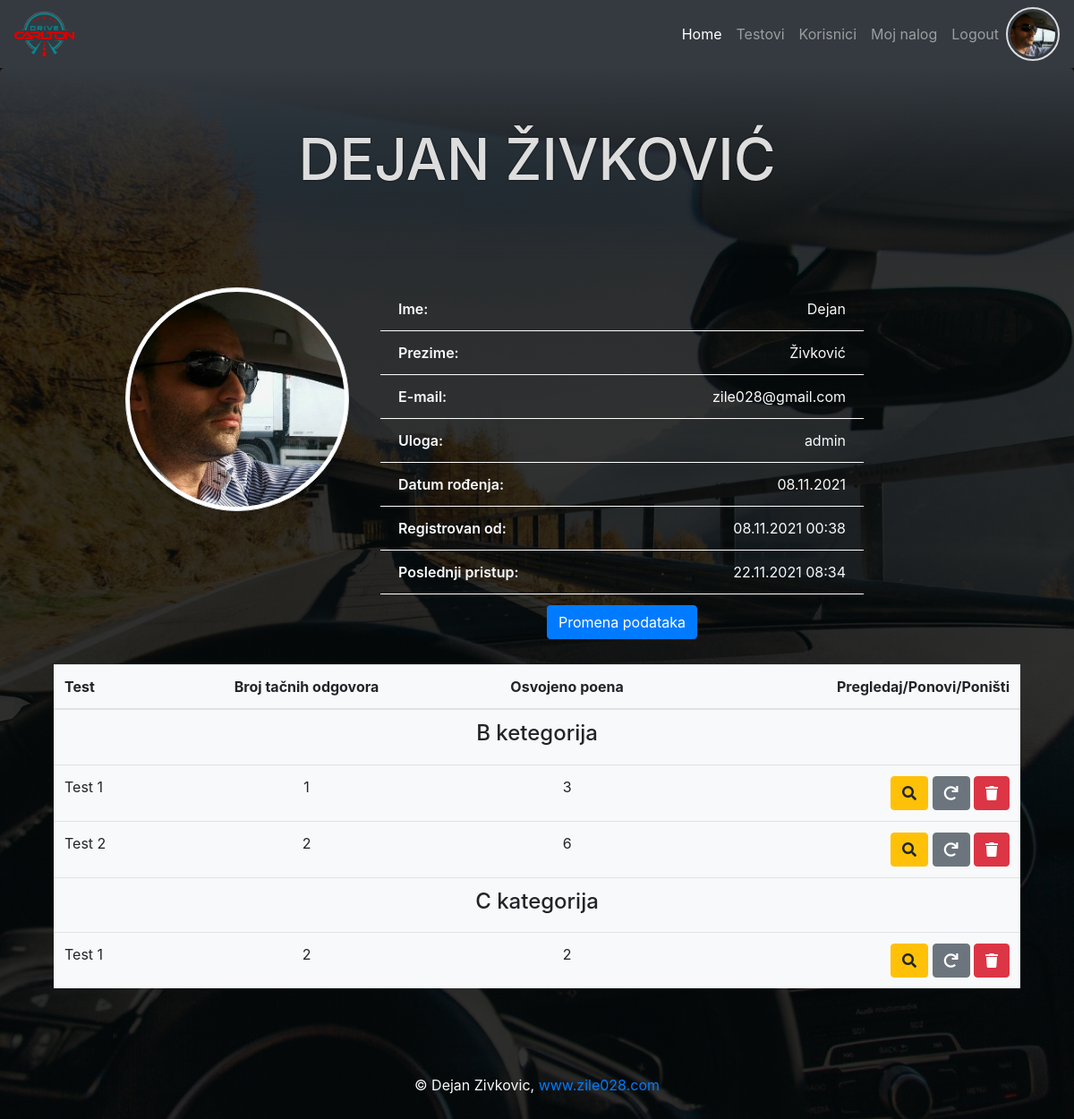
Screenshot of /user.php (signed in) with the database file from the repository.
### tables this page shows
CREATE TABLE `users` (
  `id` int(11) NOT NULL,
  `first_name` varchar(50) NOT NULL,
  `last_name` varchar(50) NOT NULL,
  `date_birth` date NOT NULL,
  `email` varchar(50) NOT NULL,
  `password` varchar(60) NOT NULL,
  `created_at` timestamp NOT NULL DEFAULT CURRENT_TIMESTAMP,
  `last_login` timestamp NOT NULL DEFAULT CURRENT_TIMESTAMP,
  `profil_img` varchar(60) DEFAULT NULL,
  `role_id` int(11) DEFAULT NULL
);

CREATE TABLE `roles` (
  `id` int(11) NOT NULL,
  `role` varchar(30) NOT NULL,
  `description` varchar(255) NOT NULL
);

CREATE TABLE `user_test` (
  `id` int(11) NOT NULL,
  `test_id` int(11) NOT NULL,
  `user_id` int(11) NOT NULL,
  `points` int(11) NOT NULL,
  `number_correct` int(11) NOT NULL,
  `answer_json` json NOT NULL
);

CREATE TABLE `tests` (
  `id` int(11) NOT NULL,
  `test_name` varchar(150) NOT NULL,
  `category_id` int(11) NOT NULL
);

### user.php (called while the page is built, shortened)
<?php
require_once "core/init.php";
$user_info = $User->selectSingleJoin(
    ["users", "roles"],
    "role_id",
    ["id" => $_SESSION["id"]]
);
$test_info = $User->getTestsStatistic($_SESSION["id"]);
require_once ROOT . "/view/user.view.php";

### core/init.php (called while the page is built, shortened)
<?php
require_once "function.php";
require_once "classes/Conection.php";
require_once "classes/QueryBuilder.php";
require_once "classes/User.php";
$database = $conn_config["work_desktop"];
$User         = new User($database);

### core/classes/User.php (called while the page is built, shortened)
<?php
class User extends QueryBuilder
{
    public function isLoged()
    {
        if (isset($_SESSION["id"])) {
            return false;
        } else {
            return true;
        }
    }
    public function getTestsStatistic($user_id)
    {
        $sql = "SELECT
                tc.category_name,
                ut.points,
                ut.number_correct,
                ut.answer_json,
                t.test_name,
                tc.category_name,
                tc.icon,
                ut.id user_test_id,
                t.id test_id
                FROM user_test ut
                JOIN tests t
                ON ut.test_id = t.id
                JOIN test_category tc
                ON tc.id = t.category_id
                WHERE ut.user_id = :id
                ORDER BY t.id ASC
                ";
        $qry = $this->db->prepare($sql);
        $qry->execute(["id" => $user_id]);
        $result=$qry->fetchAll(PDO::FETCH_ASSOC | PDO::FETCH_GROUP);
        return $result;
    }
}

### core/classes/QueryBuilder.php (called while the page is built, shortened)
<?php
class QueryBuilder extends Connection
{
    public function selectSingleJoin(array $table, String $join_on, $criteria)
    {
        $key = key($criteria);
        $sql = "SELECT
                {$table[0]}.*, {$table[0]}.id {$table[0]}_id, {$table[1]}.*
                FROM {$table[0]}
                JOIN {$table[1]}
                ON {$table[0]}.{$join_on} = {$table[1]}.id
                WHERE {$table[0]}.{$key} = :{$key}";
        $qry = $this->db->prepare($sql);
        $qry->execute($criteria);
        $result = $qry->fetch(PDO::FETCH_OBJ);
        return $result;
    }
}

### core/classes/Conection.php (called while the page is built, shortened)
<?php
class Connection
{
    public function __construct($database)
    {
        try {
            $this->db = new PDO("mysql:host={$database['host']};dbname={$database['dbname']}", $database["user"], $database["password"]);
        } catch (PDOException $err) {
            die("Doslo je do greske. Nije moguce konektovati se sa bazom - " . $err->getMessage());
        }
    }
}

### core/function.php (called while the page is built, shortened)
<?php
function displayDate($arg){
    return date("d.m.Y",strtotime($arg));
}
function displayDateTime($arg){
    return date("d.m.Y H:i",strtotime($arg));
}

### view/user.view.php (the view)
<?php
require ROOT . "/include/top.php";
require ROOT . "/include/main_nav.php";
?>
<header class="jumbotron text-center">
    <h1><?php echo "{$user_info->first_name} {$user_info->last_name}"; ?></h1>
</header>
<section class="container">
    <article class="row">
        <div class="col-md-3 offset-md-1">
            <?php if($user_info->profil_img): ?>
            <img id="profil" src="upload/<?php echo $user_info->profil_img; ?>" class="img-thumbnail rounded-circle"
                alt="">
            <?php else: ?>
            <img id="profil" src="asset/logo.png" class="img-thumbnail rounded-circle" alt="">
            <?php endif; ?>
        </div>
        <div class="col-md-6">
            <ul class="user-info list-group  ">
                <li class="list-group-item bg-transparent text-light"><span>Ime:</span>
                    <p><?php echo $user_info->first_name; ?></p>
                </li>
                <li class="list-group-item bg-transparent text-light"><span>Prezime:</span>
                    <p><?php echo $user_info->last_name; ?></p>
                </li>
                <li class="list-group-item bg-transparent text-light"><span>E-mail:</span>
                    <p><?php echo $user_info->email; ?></p>
                </li>
                <li class="list-group-item bg-transparent text-light"><span>Uloga:</span>
                    <p><?php echo $user_info->role; ?></p>
                </li>
                <li class="list-group-item bg-transparent text-light"><span>Datum
                        rođenja:</span>
                    <p><?php echo displayDate($user_info->date_birth); ?></p>
                </li>
                <li class="list-group-item bg-transparent text-light"><span>Registrovan
                        od:</span>
                    <p><?php echo displayDateTime($user_info->created_at); ?></p>
                </li>
                <li class="list-group-item bg-transparent text-light"><span>Poslednji
                        pristup:</span>
                    <p><?php echo displayDateTime($user_info->last_login); ?></p>
                </li>
                <li class="list-group-item bg-transparent text-light border-0 text-center"><a class="btn btn-primary"
                        href="edit_user.php?id=<?php echo $user_info->id; ?>">Promena
                        podataka</a>
                </li>
            </ul>
        </div>
    </article>
    <article class="container mt-3">
        <?php if(count($test_info)>0): ?>
        <table class="bg-light table">
            <thead>
                <tr>
                    <th class="text-left">Test</th>
                    <th class="text-center">Broj tačnih odgovora</th>
                    <th class="text-center">Osvojeno poena</th>
                    <th class="text-right">Pregledaj/Ponovi/Poništi</th>
                </tr>
            </thead>
            <tbody>
                <?php foreach($test_info as $category => $value): ?>
                <tr>
                    <td class="text-center" colspan="4">
                        <h4><?php echo $category; ?></h4>
                    </td>
                </tr>
                <?php foreach($value as $t): ?>
                <tr>
                    <td class="text-left"><?php echo $t["test_name"]; ?></td>
                    <td class="text-center"><?php echo $t["number_correct"]; ?></td>
                    <td class="text-center"><?php echo $t["points"]; ?></td>
                    <td class="text-right">
                        <a class="btn btn-warning" href="preview_test.php?id=<?php echo $t["user_test_id"]; ?>"><i
                                class="fas fa-search"></i></a>
                        <a class="btn btn-secondary" href="preview_test.php?id=<?php echo $t["test_id"]; ?>"><i
                                class="fas fa-redo"></i></a>
                        <a class="btn btn-danger" href="preview_test.php?id=<?php echo $t["test_id"]; ?>"><i
                                class="fas fa-trash"></i></a>
                    </td>
                </tr>
                <?php endforeach; ?>
                <?php endforeach; ?>
            </tbody>
        </table>
        <?php else: ?>
        <h4 class="text-center text-light">Niste radili nijedan test!</h4>
        <?php endif; ?>
    </article>
</section>
<?php
require ROOT . "/include/bottom.php";
?>

### include/top.php (shortened to what this page needs)
<!DOCTYPE html>
<html lang="en">
<head>
    <link rel="stylesheet" href="https://cdnjs.cloudflare.com/ajax/libs/font-awesome/5.15.3/css/all.min.css"
 />
    <link rel="stylesheet" href="https://cdn.jsdelivr.net/npm/bootstrap@4.6.0/dist/css/bootstrap.min.css"
>
    <link rel="stylesheet" href="<?php echo ROOT_DIR; ?>/css/style.css">
</head>
<body>

### include/main_nav.php (shortened to what this page needs)
<nav class="navbar navbar-expand-lg navbar-dark bg-dark">
    <a class="navbar-brand" href="<?php echo ROOT_DIR; ?>"><img class="img-fluid" src="asset/logo-sm.png" alt=""></a>
    <div class="collapse navbar-collapse" id="navbarNav">
        <ul class="navbar-nav ml-auto">
            <li class="nav-item active">
                <a class="nav-link" href="<?php echo ROOT_DIR; ?>">Home</a>
            </li>
            <li class="nav-item">
                <a class="nav-link" href="<?php echo ROOT_DIR; ?>/testovi.php">Testovi</a>
            </li>
            <?php if(!$User->isLoged() && $user_info->role=="admin"): ?>
            <li class="nav-item">
                <a class="nav-link" href="login_register.php">Korisnici</a>
            </li>
            <?php endif; ?>
            <?php if($User->isLoged()): ?>
            <li class="nav-item">
                <a class="nav-link" href="login_register.php">Login / Register</a>
            </li>
            <?php else: ?>
            <li class="nav-item">
                <a class="nav-link" href="user.php">Moj nalog</a>
            </li>
            <li class="nav-item">
                <a class="nav-link" href="logout.php">Logout</a>
            </li>
            <?php endif; ?>
        </ul>
        <?php if(!$User->isLoged()): ?>
        <div class="loged-profil">
            <img src="<?php echo ROOT_DIR . TARGET_DIR . ($user_info->profil_img ?:"../asset/logo-sm.png"); ?>" alt="">
        </div>
        <?php endif; ?>
    </div>
</nav>

### include/bottom.php (shortened to what this page needs)
<footer class="text-light mt-5">
    <section class="container py-5 text-center">
        <p class="m-0">&copy; Dejan Zivkovic, <a href="https://zile028.com">www.zile028.com</a></p>
    </section>
</footer>
</body>
</html>

### css/style.css (style rules this page uses)
* { margin: 0; padding: 0; box-sizing: border-box; }
body { background: linear-gradient(rgba(0, 0, 0, 0.8), rgba(0, 0, 0, 0.8)), url(../asset/bg.jpg); background-position: center top; background-size: cover; background-attachment: fixed; }
.jumbotron { background: linear-gradient(to bottom, rgba(52, 58, 64, 1), rgba(0, 0, 0, 0)); color: #ddd; }
h1 { text-transform: uppercase; font-size: 4rem; }
h1, h1 + * { text-shadow: 0 0 2px #000; }
.navbar-brand img, .loged-profil img { height: 50px; }
ul li span { font-weight: 600; margin-right: 10px; }
ul li span + * { margin: 0; float: right; }
.img-thumbnail { height: 250px; width: 250px; }
.loged-profil img { border: 2px solid #ddd; padding: 3px; border-radius: 50%; width: 60px; height: 60px; object-fit: cover; }
.user-info li { border: transparent; border-bottom: 1px solid #fff; }

### rows the page displays
users: profil_img (picture), first_name "DEJAN", last_name "ŽIVKOVIĆ", first_name "Dejan", last_name "Živković", email "zile028@gmail.com", role.role "admin", date_birth "08.11.2021", created_at "08.11.2021 00:38", last_login "22.11.2021 08:34"
user_test: test.test_name "Test 1", number_correct "1", points "3"
user_test: test.test_name "Test 2", number_correct "2", points "6"
user_test: test.test_name "Test 1", number_correct "2", points "2"

### other values shown
$category "B ketegorija"
$category "C kategorija"
